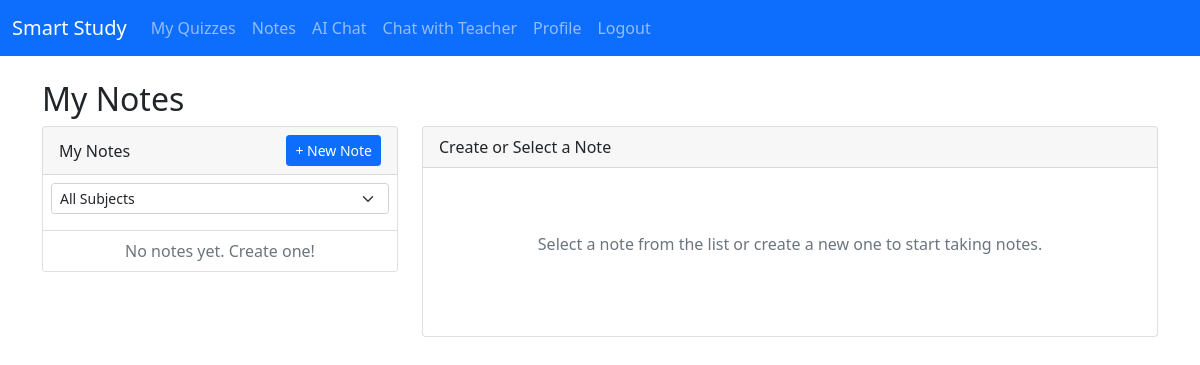
Page /notes (signed in) on the earlier database version.
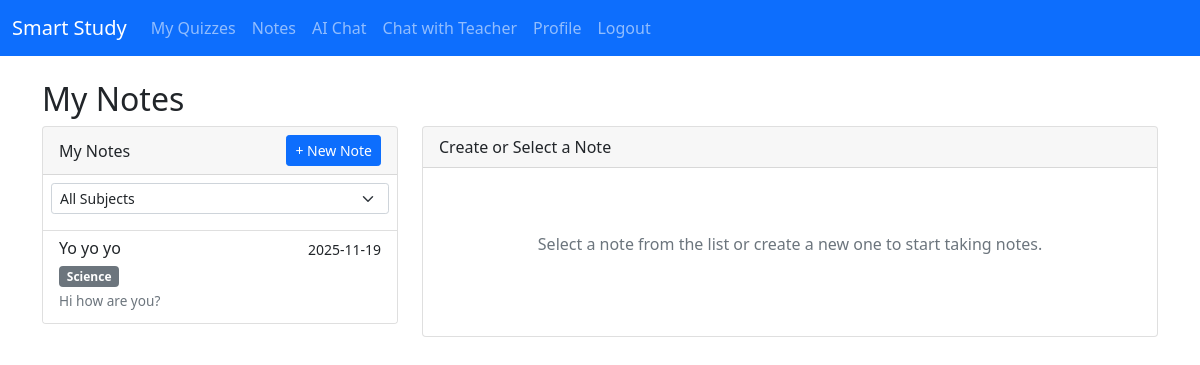
Same page on the later database version.
### tables this page shows
CREATE TABLE notes (
        id INTEGER PRIMARY KEY AUTOINCREMENT,
        user_id INTEGER NOT NULL,
        subject_id INTEGER,
        title TEXT NOT NULL,
        content TEXT,
        created_at TIMESTAMP DEFAULT CURRENT_TIMESTAMP,
        updated_at TIMESTAMP DEFAULT CURRENT_TIMESTAMP,
        FOREIGN KEY (user_id) REFERENCES users (id),
        FOREIGN KEY (subject_id) REFERENCES subjects (id)
    );

CREATE TABLE subjects (
        id INTEGER PRIMARY KEY AUTOINCREMENT,
        name TEXT UNIQUE NOT NULL
    );

### app.py (the view, shortened to what this page needs)
@app.route('/notes', methods=['GET', 'POST'])
@login_required
def notes():
    user = get_current_user()
    if user['role'] != 'student':
        flash('Access denied', 'error')
        return redirect(url_for('index'))
    user_subjects = get_user_subjects(user['id'])
    filter_subject = request.args.get('subject_id', type=int)
    user_notes = get_user_notes(user['id'], filter_subject)
    return render_template('notes.html', notes=user_notes, subjects=user_subjects, filter_subject=filter_subject)

### database/db.py (called while the page is built)
def get_db_connection():
    return sqlite3.connect(DATABASE)

def get_user_subjects(user_id):
    try:
        conn = get_db_connection()
        cursor = conn.cursor()
        cursor.execute('SELECT s.id, s.name FROM subjects s JOIN user_subjects us ON s.id = us.subject_id WHERE us.user_id = ? ORDER BY s.name', (user_id,))
        rows = cursor.fetchall()
        conn.close()
        subjects = []
        for r in rows:
            subjects.append({'id': r[0], 'name': r[1]})
        return subjects
    except:
        return []

### utils/auth.py (called while the page is built)
def login_required(f):
	@wraps(f)
	def wrapper(*args, **kwargs):
		if 'user_id' not in session:
			flash('You need to login first', 'error')
			return redirect(url_for('login'))
		return f(*args, **kwargs)
	return wrapper

def get_current_user():
	return {'id': session.get('user_id'), 'username': session.get('username'), 'role': session.get('role')}

### templates/notes.html (shortened to what this page needs)
{% extends "base.html" %}
{% block content %}
<link href="https://cdn.quilljs.com/1.3.6/quill.snow.css" rel="stylesheet">
<h2>My Notes</h2>
<div class="row">
    <div class="col-md-4">
        <div class="card mb-3">
            <div class="card-header d-flex justify-content-between align-items-center">
                <span>My Notes</span>
                <button class="btn btn-sm btn-primary" onclick="createNewNote()">+ New Note</button>
            </div>
            <div class="card-body p-2">
                <select class="form-select form-select-sm mb-2" onchange="filterBySubject(this.value)">
                    <option value="">All Subjects</option>
                </select>
            </div>
            <div class="list-group list-group-flush" style="max-height: 600px; overflow-y: auto;">
                {% for note in notes %}
                <a href="#" class="list-group-item list-group-item-action note-item"
                   data-note-id="{{ note.id }}"
                   data-note-title="{{ note.title|e }}"
                   data-note-content="{{ note.content|e }}"
                   data-note-subject="{{ note.subject_id or '' }}">
                    <div class="d-flex w-100 justify-content-between">
                        <h6 class="mb-1">{{ note.title }}</h6>
                        <small>{{ note.updated_at[:10] }}</small>
                    </div>
                    {% if note.subject_name %}
                    <small class="badge bg-secondary mb-1">{{ note.subject_name }}</small>
                    {% endif %}
                    <p class="mb-1 text-muted" style="font-size: 0.85em;">{{ (note.content or '')[:50]|striptags }}{% if note.content and note.content|length > 50 %}...{% endif %}</p>
                </a>
                {% endfor %}
                {% if not notes %}
                <div class="list-group-item text-muted text-center">No notes yet. Create one!</div>
                {% endif %}
            </div>
        </div>
    </div>
    <div class="col-md-8">
        <div class="card">
            <div class="card-header">
                <div class="d-flex justify-content-between align-items-center">
                    <span id="noteTitle">Create or Select a Note</span>
                </div>
            </div>
            <div class="card-body">
                <div id="emptyState" class="text-center text-muted py-5">
                    <p>Select a note from the list or create a new one to start taking notes.</p>
                </div>
            </div>
        </div>
    </div>
</div>
{% endblock %}

Differences in the rows shown:
now on this page (row edited): notes: title "Yo yo yo", updated_at "2025-11-19", subject_name "Science", content "Hi how are you?"
Other differences:
text no longer shown: "No notes yet. Create one!"
